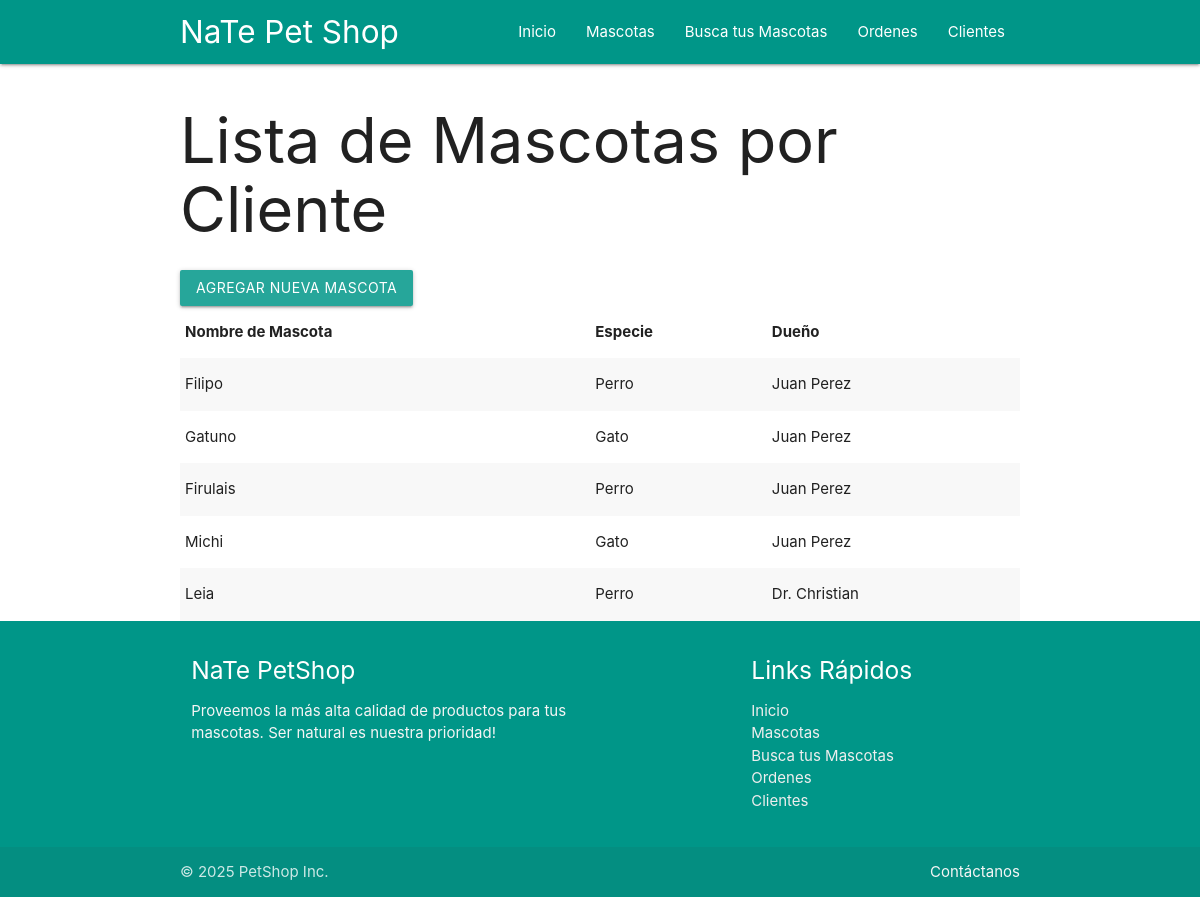
The app's page /pets/, older data.
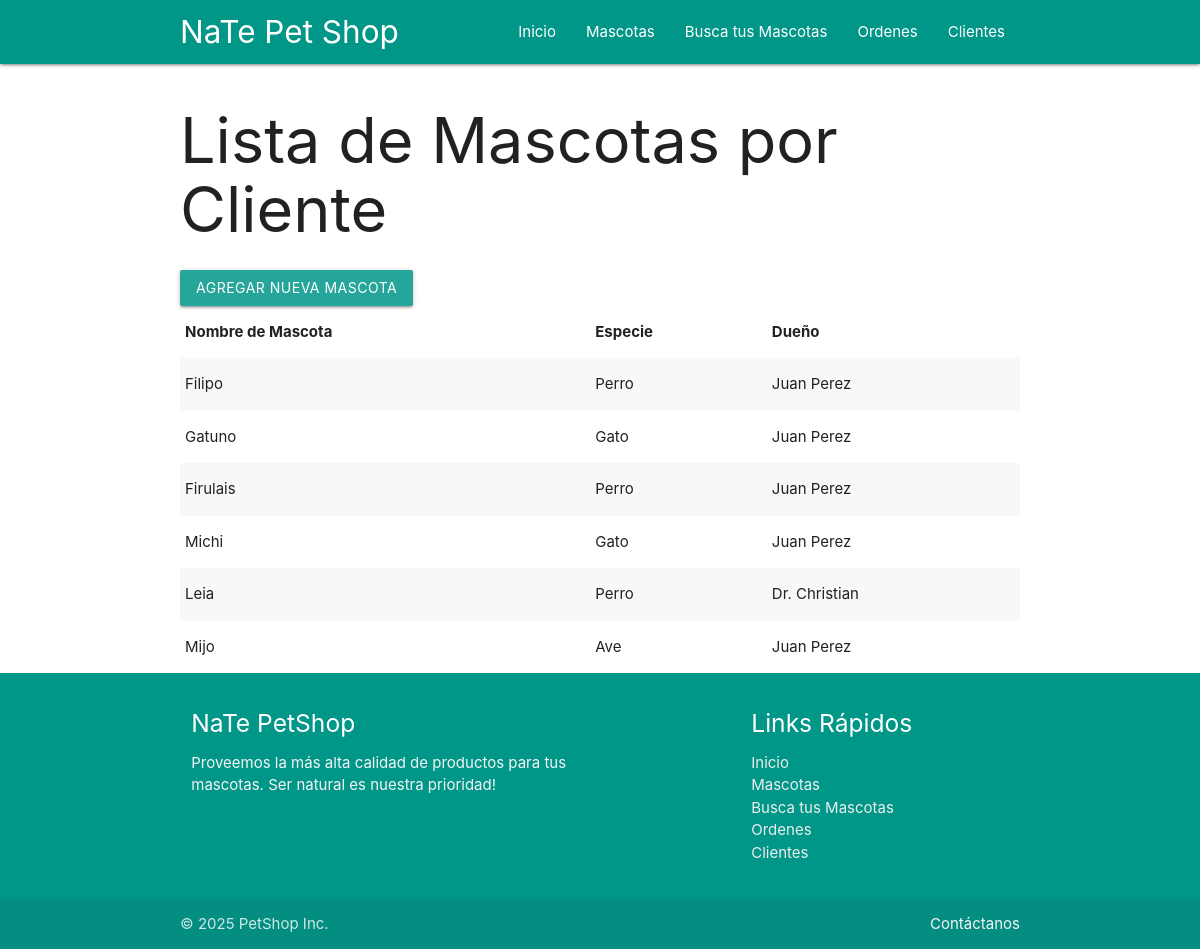
The same page, newer data.
### petshop/models.py (models this page shows, shortened)
class Pet(models.Model):
    customer = models.ForeignKey(
        'Customer', on_delete=models.CASCADE, related_name='pets', verbose_name='Cliente')
    name = models.CharField(max_length=100, verbose_name='Nombre')
    species = models.CharField(max_length=50, verbose_name='Especie')
    breed = models.CharField(max_length=50, blank=True, verbose_name='Raza')
    age = models.IntegerField(verbose_name='Edad')
    notes = models.TextField(blank=True, verbose_name='Notas')
    def __str__(self):
        return f"{self.name} ({self.species})"

class Customer(models.Model):
    name = models.CharField("Nombre", max_length=100)
    email = models.EmailField("Correo electrónico", unique=True)
    phone = models.CharField("Teléfono", max_length=20)
    address = models.TextField("Dirección")

### petshop/views.py (the view)
# urls.py: path('pets/', views.pet_list, name='pet_list'),
def pet_list(request):
    pets = Pet.objects.all()
    print(pets)
    return render(request, 'petshop/pet_list.html', {'pets': pets})

### petshop/templates/petshop/pet_list.html (shortened to what this page needs)
{% extends 'base.html' %}
{% block content %}
    <h1>Lista de Mascotas por Cliente</h1>
    <a class="waves-effect waves-light btn" href="{% url 'add_pet' %}">Agregar nueva mascota</a>
    <table class="striped">
    <thead>
      <tr>
        <th>Nombre de Mascota</th>
        <th>Especie</th>
        <th>Dueño</th>
      </tr>
    </thead>
    <tbody>
      {% for pet in pets %}
      <tr>
        <td>{{ pet.name }}</td>
        <td>{{ pet.species }}</td>
        <td>{{ pet.customer.name }}</td>
      </tr>
      {% endfor %}
    </tbody>
  </table>
{% endblock %}

### petshop/templates/base.html (shortened to what this page needs)
{% load static %}
<!DOCTYPE html>
<html lang="en">
  <head>
    <link
      rel="stylesheet"
      href="https://cdnjs.cloudflare.com/ajax/libs/materialize/1.0.0/css/materialize.min.css"
    />
    <link rel="stylesheet" href="{% static 'css/styles.css' %}">
  </head>
  <body class="flex-wrapper">
    <nav class="nav-wrapper teal" style="position: fixed; top: 0; width: 100%; z-index: 1000;">
      <div class="container">
        <a href="/" class="brand-logo">NaTe Pet Shop</a>
        <ul class="right hide-on-med-and-down">
          <li><a href="/">Inicio</a></li>
          <li><a href="{% url 'pet_list' %}">Mascotas</a></li>
          <li><a href="{% url 'search_pets' %}">Busca tus Mascotas</a></li>
          <li><a href="{% url 'add_order' %}">Ordenes</a></li>
          <li><a href="{% url 'add_customer' %}">Clientes</a></li>
        </ul>
      </div>
    </nav>
    <main class="content container">
      {% block content %}
      {% endblock %}
    </main>
    <footer class="page-footer teal">
      <div class="container">
        <div class="row">
          <div class="col l6 s12">
            <h5 class="white-text">NaTe PetShop</h5>
            <p class="grey-text text-lighten-4">Proveemos la más alta calidad de productos para tus mascotas. Ser natural es nuestra prioridad!</p>
          </div>
          <div class="col l4 offset-l2 s12">
            <h5 class="white-text">Links Rápidos</h5>
            <ul>
              <li><a class="grey-text text-lighten-3" href="/">Inicio</a></li>
              <li><a class="grey-text text-lighten-3" href="{% url 'pet_list' %}">Mascotas</a></li>
              <li><a class="grey-text text-lighten-3" href="{% url 'search_pets' %}">Busca tus Mascotas</a></li>
              <li><a class="grey-text text-lighten-3" href="{% url 'add_order' %}">Ordenes</a></li>
              <li><a class="grey-text text-lighten-3" href="{% url 'add_customer' %}">Clientes</a></li>
            </ul>
          </div>
        </div>
      </div>
      <div class="footer-copyright">
        <div class="container">
          © 2025 PetShop Inc.
          <a class="grey-text text-lighten-4 right" href="#!">Contáctanos</a>
        </div>
      </div>
    </footer>
  </body>
</html>

### petshop/static/css/styles.css (style rules this page uses)
html, body { height: 100%; margin: 0; display: flex; flex-direction: column; }
.flex-wrapper { flex: 1; display: flex; flex-direction: column; }
nav { position: relative; z-index: 1000; }
main.content { margin-top: 64px; flex: 1; }

Row changes from the older to the newer data that the page shows:
added Pet: name "Mijo", species "Ave", customer.name "Juan Perez"
